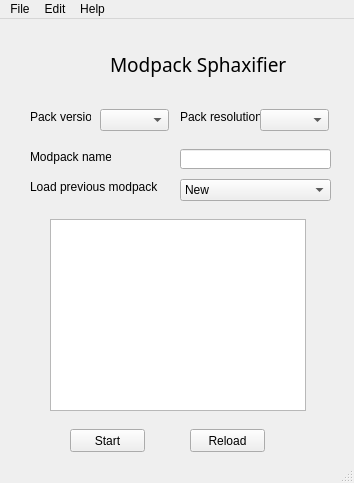
<?xml version="1.0" encoding="UTF-8"?>
<ui version="4.0">
 <class>MainWindow</class>
 <widget class="QMainWindow" name="MainWindow">
  <property name="geometry">
   <rect>
    <x>0</x>
    <y>0</y>
    <width>354</width>
    <height>483</height>
   </rect>
  </property>
  <property name="windowTitle">
   <string>Modpack Sphaxifier</string>
  </property>
  <property name="windowIcon">
   <iconset resource="../resources.qrc">
    <normaloff>:/img/logo.png</normaloff>:/img/logo.png</iconset>
  </property>
  <widget class="QWidget" name="centralwidget">
   <widget class="QListWidget" name="listWidget">
    <property name="geometry">
     <rect>
      <x>50</x>
      <y>200</y>
      <width>256</width>
      <height>192</height>
     </rect>
    </property>
   </widget>
   <widget class="QComboBox" name="comboBox_PackVersion">
    <property name="geometry">
     <rect>
      <x>100</x>
      <y>90</y>
      <width>69</width>
      <height>22</height>
     </rect>
    </property>
   </widget>
   <widget class="QLabel" name="label">
    <property name="geometry">
     <rect>
      <x>30</x>
      <y>90</y>
      <width>61</width>
      <height>16</height>
     </rect>
    </property>
    <property name="text">
     <string>Pack version</string>
    </property>
   </widget>
   <widget class="QLabel" name="label_4">
    <property name="geometry">
     <rect>
      <x>30</x>
      <y>20</y>
      <width>51</width>
      <height>51</height>
     </rect>
    </property>
    <property name="text">
     <string/>
    </property>
    <property name="pixmap">
     <pixmap resource="../resources.qrc">:/img/logo.png</pixmap>
    </property>
    <property name="scaledContents">
     <bool>true</bool>
    </property>
   </widget>
   <widget class="QLabel" name="label_5">
    <property name="geometry">
     <rect>
      <x>110</x>
      <y>30</y>
      <width>361</width>
      <height>31</height>
     </rect>
    </property>
    <property name="font">
     <font>
      <family>Komika Axis</family>
      <pointsize>14</pointsize>
     </font>
    </property>
    <property name="text">
     <string>Modpack Sphaxifier</string>
    </property>
   </widget>
   <widget class="QPushButton" name="pushButton_Start">
    <property name="geometry">
     <rect>
      <x>70</x>
      <y>410</y>
      <width>75</width>
      <height>23</height>
     </rect>
    </property>
    <property name="text">
     <string>Start</string>
    </property>
    <property name="icon">
     <iconset resource="../resources.qrc">
      <normaloff>:/img/spaceship.svg</normaloff>:/img/spaceship.svg</iconset>
    </property>
   </widget>
   <widget class="QLabel" name="label_2">
    <property name="geometry">
     <rect>
      <x>180</x>
      <y>90</y>
      <width>81</width>
      <height>16</height>
     </rect>
    </property>
    <property name="text">
     <string>Pack resolution</string>
    </property>
   </widget>
   <widget class="QComboBox" name="comboBox_PackResolution">
    <property name="geometry">
     <rect>
      <x>260</x>
      <y>90</y>
      <width>69</width>
      <height>22</height>
     </rect>
    </property>
   </widget>
   <widget class="QPushButton" name="pushButton_Reload">
    <property name="geometry">
     <rect>
      <x>190</x>
      <y>410</y>
      <width>75</width>
      <height>23</height>
     </rect>
    </property>
    <property name="text">
     <string>Reload</string>
    </property>
    <property name="icon">
     <iconset resource="../resources.qrc">
      <normaloff>:/img/refresh.svg</normaloff>:/img/refresh.svg</iconset>
    </property>
   </widget>
   <widget class="QLabel" name="label_3">
    <property name="geometry">
     <rect>
      <x>30</x>
      <y>160</y>
      <width>141</width>
      <height>16</height>
     </rect>
    </property>
    <property name="text">
     <string>Load previous modpack</string>
    </property>
   </widget>
   <widget class="QComboBox" name="comboBox_Previous">
    <property name="geometry">
     <rect>
      <x>180</x>
      <y>160</y>
      <width>151</width>
      <height>22</height>
     </rect>
    </property>
    <item>
     <property name="text">
      <string>New</string>
     </property>
    </item>
   </widget>
   <widget class="QLabel" name="label_6">
    <property name="geometry">
     <rect>
      <x>30</x>
      <y>130</y>
      <width>81</width>
      <height>16</height>
     </rect>
    </property>
    <property name="text">
     <string>Modpack name</string>
    </property>
   </widget>
   <widget class="QLineEdit" name="lineEdit_ModpackName">
    <property name="geometry">
     <rect>
      <x>180</x>
      <y>130</y>
      <width>151</width>
      <height>20</height>
     </rect>
    </property>
   </widget>
  </widget>
  <widget class="QMenuBar" name="menubar">
   <property name="geometry">
    <rect>
     <x>0</x>
     <y>0</y>
     <width>354</width>
     <height>21</height>
    </rect>
   </property>
   <widget class="QMenu" name="menuFile">
    <property name="title">
     <string>File</string>
    </property>
    <addaction name="actionExit"/>
   </widget>
   <widget class="QMenu" name="menuEdit">
    <property name="title">
     <string>Edit</string>
    </property>
    <addaction name="actionSettings"/>
   </widget>
   <widget class="QMenu" name="menuHelp">
    <property name="title">
     <string>Help</string>
    </property>
    <addaction name="actionCheck_updates"/>
    <addaction name="actionSupport"/>
    <addaction name="actionAbout_Qt"/>
    <addaction name="actionAbout"/>
   </widget>
   <addaction name="menuFile"/>
   <addaction name="menuEdit"/>
   <addaction name="menuHelp"/>
  </widget>
  <widget class="QStatusBar" name="statusbar"/>
  <action name="actionExit">
   <property name="icon">
    <iconset>
     <normaloff>../img/log-out.svg</normaloff>../img/log-out.svg</iconset>
   </property>
   <property name="text">
    <string>Exit</string>
   </property>
  </action>
  <action name="actionSettings">
   <property name="icon">
    <iconset resource="../resources.qrc">
     <normaloff>:/img/gear.svg</normaloff>:/img/gear.svg</iconset>
   </property>
   <property name="text">
    <string>Settings</string>
   </property>
  </action>
  <action name="actionCheck_updates">
   <property name="enabled">
    <bool>false</bool>
   </property>
   <property name="icon">
    <iconset resource="../resources.qrc">
     <normaloff>:/img/refresh.svg</normaloff>:/img/refresh.svg</iconset>
   </property>
   <property name="text">
    <string>Check updates</string>
   </property>
  </action>
  <action name="actionSupport">
   <property name="icon">
    <iconset resource="../resources.qrc">
     <normaloff>:/img/help.svg</normaloff>:/img/help.svg</iconset>
   </property>
   <property name="text">
    <string>Support</string>
   </property>
  </action>
  <action name="actionAbout_Qt">
   <property name="icon">
    <iconset resource="../resources.qrc">
     <normaloff>:/img/qt.svg</normaloff>:/img/qt.svg</iconset>
   </property>
   <property name="text">
    <string>About Qt</string>
   </property>
  </action>
  <action name="actionAbout">
   <property name="icon">
    <iconset resource="../resources.qrc">
     <normaloff>:/img/info.svg</normaloff>:/img/info.svg</iconset>
   </property>
   <property name="text">
    <string>About</string>
   </property>
  </action>
 </widget>
 <resources>
  <include location="../resources.qrc"/>
 </resources>
 <connections/>
</ui>
